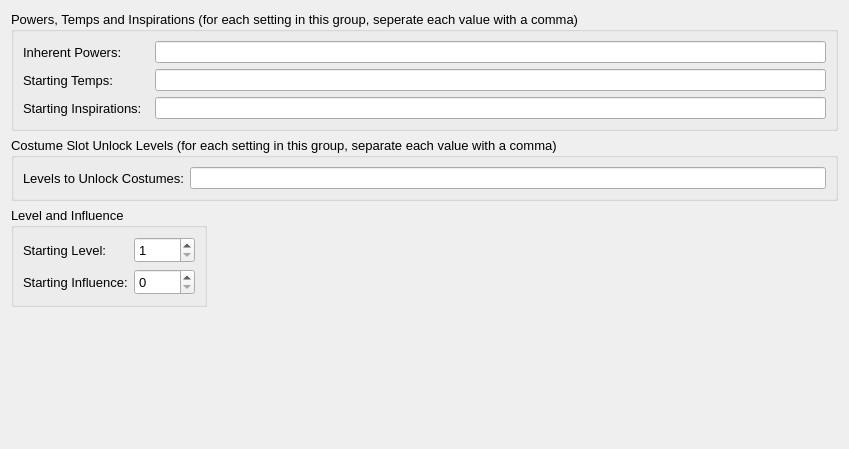
     <widget class="QWidget" name="tab_start_char">
      <attribute name="title">
       <string>Starting Character</string>
      </attribute>
      <layout class="QGridLayout" name="gridLayout_13">
       <item row="3" column="0">
        <spacer name="verticalSpacer_2">
         <property name="orientation">
          <enum>Qt::Vertical</enum>
         </property>
         <property name="sizeHint" stdset="0">
          <size>
           <width>20</width>
           <height>131</height>
          </size>
         </property>
        </spacer>
       </item>
       <item row="0" column="0" colspan="3">
        <widget class="QGroupBox" name="groupBox_5">
         <property name="font">
          <font>
           <pointsize>10</pointsize>
          </font>
         </property>
         <property name="title">
          <string>Powers, Temps and Inspirations (for each setting in this group, seperate each value with a comma)</string>
         </property>
         <layout class="QGridLayout" name="gridLayout_11">
          <item row="0" column="0">
           <layout class="QHBoxLayout" name="horizontalLayout_5">
            <item>
             <widget class="QLabel" name="inherent_powers_label">
              <property name="font">
               <font>
                <pointsize>10</pointsize>
               </font>
              </property>
              <property name="text">
               <string>Inherent Powers:</string>
              </property>
             </widget>
            </item>
            <item>
             <widget class="QLineEdit" name="inherent_powers_edit">
              <property name="minimumSize">
               <size>
                <width>671</width>
                <height>22</height>
               </size>
              </property>
              <property name="maximumSize">
               <size>
                <width>671</width>
                <height>22</height>
               </size>
              </property>
              <property name="baseSize">
               <size>
                <width>160</width>
                <height>22</height>
               </size>
              </property>
             </widget>
            </item>
           </layout>
          </item>
          <item row="1" column="0">
           <layout class="QHBoxLayout" name="horizontalLayout_6">
            <item>
             <widget class="QLabel" name="starting_temp_label">
              <property name="font">
               <font>
                <pointsize>10</pointsize>
               </font>
              </property>
              <property name="text">
               <string>Starting Temps:</string>
              </property>
             </widget>
            </item>
            <item>
             <widget class="QLineEdit" name="starting_temp_edit">
              <property name="minimumSize">
               <size>
                <width>671</width>
                <height>22</height>
               </size>
              </property>
              <property name="maximumSize">
               <size>
                <width>671</width>
                <height>22</height>
               </size>
              </property>
              <property name="baseSize">
               <size>
                <width>160</width>
                <height>22</height>
               </size>
              </property>
             </widget>
            </item>
           </layout>
          </item>
          <item row="2" column="0">
           <layout class="QHBoxLayout" name="horizontalLayout_7">
            <item>
             <widget class="QLabel" name="starting_insp_label">
              <property name="font">
               <font>
                <pointsize>10</pointsize>
               </font>
              </property>
              <property name="text">
               <string>Starting Inspirations:</string>
              </property>
             </widget>
            </item>
            <item>
             <widget class="QLineEdit" name="starting_insp_edit">
              <property name="minimumSize">
               <size>
                <width>671</width>
                <height>22</height>
               </size>
              </property>
              <property name="maximumSize">
               <size>
                <width>671</width>
                <height>22</height>
               </size>
              </property>
              <property name="baseSize">
               <size>
                <width>160</width>
                <height>22</height>
               </size>
              </property>
             </widget>
            </item>
           </layout>
          </item>
         </layout>
        </widget>
       </item>
       <item row="2" column="0">
        <widget class="QGroupBox" name="groupBox_6">
         <property name="font">
          <font>
           <pointsize>10</pointsize>
          </font>
         </property>
         <property name="title">
          <string>Level and Influence</string>
         </property>
         <layout class="QGridLayout" name="gridLayout_12">
          <item row="2" column="0">
           <layout class="QHBoxLayout" name="horizontalLayout_8">
            <item>
             <widget class="QLabel" name="starting_level_label">
              <property name="font">
               <font>
                <pointsize>10</pointsize>
               </font>
              </property>
              <property name="text">
               <string>Starting Level:</string>
              </property>
             </widget>
            </item>
            <item>
             <widget class="QSpinBox" name="starting_level_spin">
              <property name="minimumSize">
               <size>
                <width>61</width>
                <height>26</height>
               </size>
              </property>
              <property name="maximumSize">
               <size>
                <width>61</width>
                <height>26</height>
               </size>
              </property>
              <property name="minimum">
               <number>1</number>
              </property>
              <property name="maximum">
               <number>50</number>
              </property>
             </widget>
            </item>
           </layout>
          </item>
          <item row="3" column="0">
           <layout class="QHBoxLayout" name="horizontalLayout_9">
            <item>
             <widget class="QLabel" name="starting_inf_label">
              <property name="font">
               <font>
                <pointsize>10</pointsize>
               </font>
              </property>
              <property name="text">
               <string>Starting Influence:</string>
              </property>
             </widget>
            </item>
            <item>
             <widget class="QSpinBox" name="starting_inf_spin">
              <property name="minimumSize">
               <size>
                <width>61</width>
                <height>26</height>
               </size>
              </property>
              <property name="maximumSize">
               <size>
                <width>61</width>
                <height>26</height>
               </size>
              </property>
              <property name="minimum">
               <number>0</number>
              </property>
              <property name="maximum">
               <number>10000</number>
              </property>
             </widget>
            </item>
           </layout>
          </item>
         </layout>
        </widget>
       </item>
       <item row="2" column="1">
        <spacer name="horizontalSpacer_3">
         <property name="orientation">
          <enum>Qt::Horizontal</enum>
         </property>
         <property name="sizeHint" stdset="0">
          <size>
           <width>619</width>
           <height>20</height>
          </size>
         </property>
        </spacer>
       </item>
       <item row="1" column="0" colspan="3">
        <widget class="QGroupBox" name="groupBox_7">
         <property name="font">
          <font>
           <pointsize>10</pointsize>
          </font>
         </property>
         <property name="title">
          <string>Costume Slot Unlock Levels (for each setting in this group, separate each value with a comma)</string>
         </property>
         <layout class="QGridLayout" name="gridLayout_14">
          <item row="0" column="0">
           <layout class="QHBoxLayout" name="horizontalLayout_10">
            <item>
             <widget class="QLabel" name="costume_slot_unlocks_label">
              <property name="font">
               <font>
                <pointsize>10</pointsize>
               </font>
              </property>
              <property name="text">
               <string>Levels to Unlock Costumes:</string>
              </property>
             </widget>
            </item>
            <item>
             <widget class="QLineEdit" name="costume_slot_unlocks_edit">
              <property name="minimumSize">
               <size>
                <width>625</width>
                <height>22</height>
               </size>
              </property>
              <property name="maximumSize">
               <size>
                <width>671</width>
                <height>22</height>
               </size>
              </property>
              <property name="baseSize">
               <size>
                <width>160</width>
                <height>22</height>
               </size>
              </property>
             </widget>
            </item>
           </layout>
          </item>
         </layout>
        </widget>
       </item>
      </layout>
     </widget>
